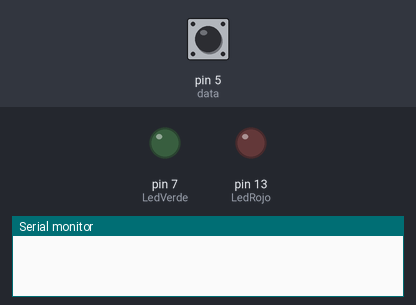
This sketch was run on a simulated Arduino Uno, built with avr-gcc and run on an emulated ATmega328P. Parts: output pins drawn as LEDs (lit = HIGH), the last lines printed to the serial monitor. The test bench sets the inputs (shaded band); at power-on: pin 5 (data) LOW.

Above: at 0.1 s.
At 1.2 s:
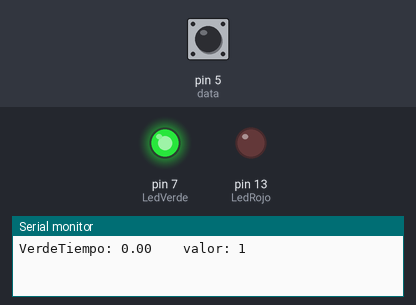
1.3 s: pin 5 (data) pulsed HIGH 2 times (0.12 s each, 0.3 s apart)
At 2.3 s:
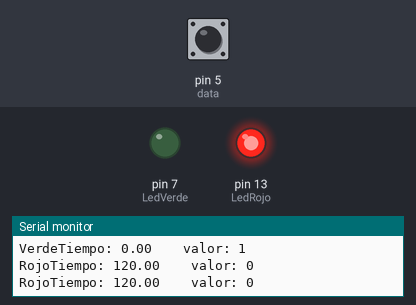
Timing chart, 0 to 4.3 s (numbered marks = the images above; inputs shaded):
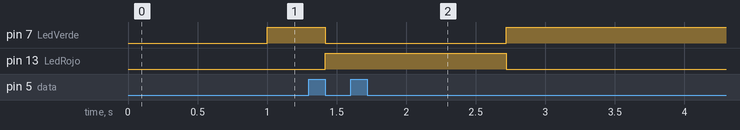

The sketch:

Receptor_FSK_Protocolo.ino
```cpp
/*
 Name:		Receptor_FSK_Protocolo.ino
 Created:	03/05/2019
 Author:	Borxo García
*/

#define data 5
#define LedRojo 13
#define LedVerde 7

int dato = 0;
float pulso = 0;
float Tiempo = 0;

void setup()
{
	Serial.begin(9600);
	pinMode(data, INPUT);
	pinMode(LedRojo, OUTPUT);
	pinMode(LedVerde, OUTPUT);
}

void loop()
{
	RecibirDato(); // Se llama a la función dato//

	switch (dato) // Dependiendo de la variable dato se enciende un led o otro.
	{
	case 0:
		digitalWrite(LedRojo, HIGH);
		digitalWrite(LedVerde, LOW);
		Serial.print("Rojo");
		break;
	case 1:
		digitalWrite(LedVerde, HIGH);
		digitalWrite(LedRojo, LOW);
		Serial.print("Verde");
		break;
	}

	Serial.print("Tiempo: ");
	Serial.print(Tiempo);
	Serial.print("    ");
	Serial.print("valor: ");
	Serial.println(dato);
}

void RecibirDato()
{
	pulso = pulseIn(data, HIGH); //Lee el pin
	Tiempo = pulso / 1000; // COnvierte el tiempo en ms

	if (Tiempo <= 1.5)
	{
		dato = 1; // Cambia la variable dato a 1
	}
	else if (Tiempo > 0)
	{
		dato = 0; // Cambia la variable dato a 0
	}
}
```

Measured:
- after the input at 1.3 s, pin 7 (LedVerde): HIGH → LOW after 0.12 s, → HIGH 1.3 s later; pin 13 (LedRojo): LOW → HIGH after 0.12 s, → LOW 1.3 s later
